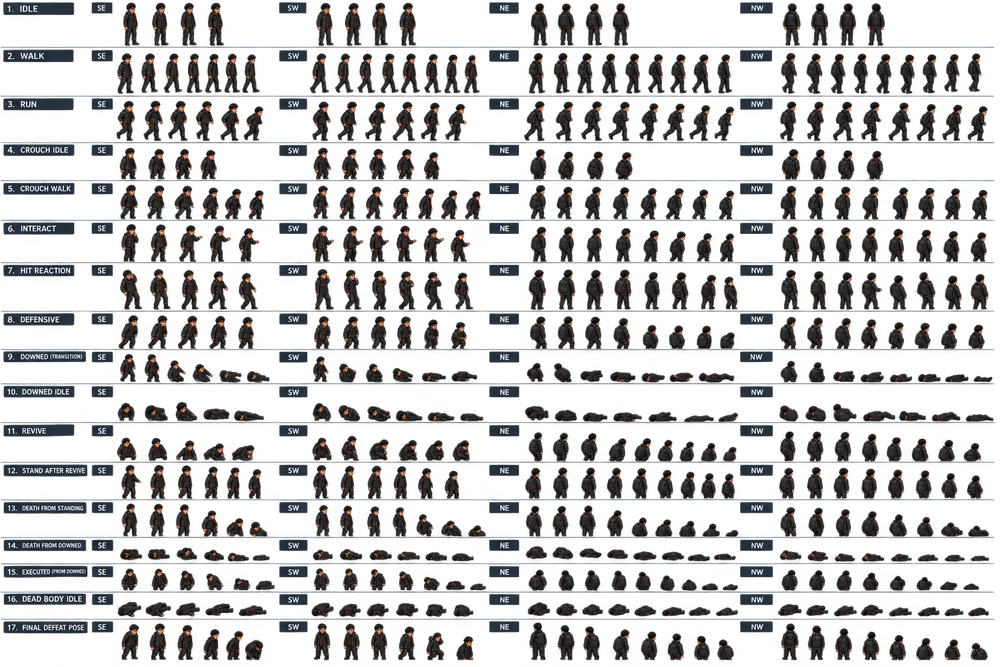
#> input picture Assets/Campaign/Bellarosa Syndicate/Spritsheet/Juan Bellarosa/PERGERAKAN DAN KONDISI KARAKTER.png, 1000 x 667 px, shrunk from 1536 x 1024 before the run, found by its file name
$ python extract_character_sprites.py
#> lines starting #> are read from the running program, lines starting #| are printed output that depends on the picture
#!/usr/bin/env python3
"""Reproducible extraction pipeline: real character pose art -> in-world
sprites. See docs/TECH_DECISIONS.md "Character sprite integration".

The source "spritesheet" PNGs under Assets/Campaign/*/Spritsheet/ are NOT
uniform animation-frame grids (confirmed by inspection and by
Prompt SpritSheet/*.txt, which shows the original prompt asked for far
more frames per character than any generator actually delivered). Each
file is a 1536x1024 canvas arranged as a 4-column x 2-row grid of
discrete, individually-posed character illustrations (most sheets only
populate some of the 8 cells). Cell [0][0] is consistently the
clearest standing/idle-like pose across every character sampled; cell
[0][1], when populated, is consistently a distinct pose usable as a
"moving" variant. This script crops exactly those two real cells per
character (no resizing, no invented frames) to their real alpha content
bounding box with a small uniform margin, and writes them to
Assets/Generated/Characters/ -- never touching or overwriting the
original source art.
"""
import json
import os
import sys

sys.path.insert(0, os.path.expanduser("~/.local/lib/python3/site-packages"))
from PIL import Image

ROOT = os.path.abspath(os.path.join(os.path.dirname(__file__), "..", ".."))
SRC_ROOT = os.path.join(ROOT, "Assets", "Campaign")
OUT_ROOT = os.path.join(ROOT, "Assets", "Generated", "Characters")
MARGIN = 10
GRID_COLS, GRID_ROWS = 4, 2
CATEGORY_FILE = "PERGERAKAN DAN KONDISI KARAKTER.png"

# faction folder name -> list of (character_subfolder, out_slug)
FACTIONS = {
    "Bellarosa Syndicate": [
        ("B1/Char 1", "b1"), ("B1/Char 2", "b1_alt2"), ("B1/Char 3", "b1_alt3"), ("B1/Char 4", "b1_alt4"),
        ("B2/Char 1", "b2"), ("B2/Char 2", "b2_alt2"), ("B2/Char 3", "b2_alt3"),
        ("B3/Char 1", "b3"), ("B3/Char 2", "b3_alt2"),
        ("Juan Bellarosa", "mc"),
        ("Special Unit/Elena Varga", "special_elena_varga"),
        ("Special Unit/Matteo Rizzo", "special_matteo_rizzo"),
        ("Special Unit/Viktor Moreau", "special_viktor_moreau"),
    ],
    "Valtieri Cartel": [
        ("B1/Char 1", "b1"), ("B1/Char 2", "b1_alt2"), ("B1/Char 3", "b1_alt3"),
        ("B2/Char 1", "b2"), ("B2/Char 2", "b2_alt2"), ("B2/Char 3", "b2_alt3"),
        ("B3/Char 1", "b3"), ("B3/Char 2", "b3_alt2"),
        ("ZIe Vartieri", "mc"),
        ("Special Unit/Char 1", "special_1"),
        ("Special Unit/Char 2", "special_2"),
        ("Special Unit/Char 3", "special_3"),
    ],
    "Nasion Familia": [
        ("B1/Char 1", "b1"), ("B1/Char 2", "b1_alt2"), ("B1/Char 3", "b1_alt3"), ("B1/Char 4", "b1_alt4"),
        ("B2/Char 1", "b2"), ("B2/Char 2", "b2_alt2"), ("B2/Char 3", "b2_alt3"),
        ("B3/Char 1", "b3"), ("B3/Char 2", "b3_alt2"),
        ("Andrés A.Násion", "mc"),
        ("Special Unit/Char 1", "special_1"),
        ("Special Unit/Char 2", "special_2"),
        ("Special Unit/Char 3", "special_3"),
    ],
    "DEA Administrator": [
        ("B2/Char 1", "b2"), ("B2/Char 2", "b2_alt2"), ("B2/Char 3", "b2_alt3"),
        ("B3/Char 1", "b3"), ("B3/Char 2", "b3_alt2"),
        ("Nabil Verhan", "mc"),
        ("Special Unit/Armored Bulwark", "special_armored_bulwark"),
        ("Special Unit/Ghost Operative", "special_ghost_operative"),
        ("Special Unit/Pursuit Interceptor", "special_pursuit_interceptor"),
        ("Special Unit/Shadow Runner", "special_shadow_runner"),
        ("Dog", "special_dog"),
    ],
}

ASSET_FOLDER_SLUG = {
    "Bellarosa Syndicate": "bellarosa",
    "Valtieri Cartel": "vartieri",
    "Nasion Familia": "nasion",
    "DEA Administrator": "dea",
}


def alpha_bbox(cell: Image.Image, threshold: int = 20):
    alpha = cell.split()[-1]
    data = alpha.getdata()
    w, h = cell.size
    min_x, min_y, max_x, max_y = w, h, -1, -1
    for y in range(h):
        row_base = y * w
        for x in range(w):
            if data[row_base + x] > threshold:
                if x < min_x: min_x = x
                if y < min_y: min_y = y
                if x > max_x: max_x = x
                if y > max_y: max_y = y
    if max_x < 0:
        return None
    return (min_x, min_y, max_x + 1, max_y + 1)


def extract_cell(sheet: Image.Image, row: int, col: int):
    w, h = sheet.size
    cw, ch = w // GRID_COLS, h // GRID_ROWS
    box = (col * cw, row * ch, (col + 1) * cw, (row + 1) * ch)
    cell = sheet.crop(box)
    bbox = alpha_bbox(cell)
    if bbox is None:
        return None
    x0, y0, x1, y1 = bbox
    x0 = max(0, x0 - MARGIN); y0 = max(0, y0 - MARGIN)
    x1 = min(cw, x1 + MARGIN); y1 = min(ch, y1 + MARGIN)
    return cell.crop((x0, y0, x1, y1))


def main():
    manifest = {}
    for faction_folder, characters in FACTIONS.items():
        faction_slug = ASSET_FOLDER_SLUG[faction_folder]
        for subfolder, out_slug in characters:
            sheet_path = os.path.join(SRC_ROOT, faction_folder, "Spritsheet", subfolder, CATEGORY_FILE)
            if not os.path.isfile(sheet_path):
                manifest.setdefault(faction_slug, {})[out_slug] = {"error": "missing sheet", "path": sheet_path}
                continue
            sheet = Image.open(sheet_path).convert("RGBA")
#> sheet is the input picture: PIL image 1000x667 RGBA; mean R, G, B, A 23.3, 23.5, 25, 68.2
            out_dir = os.path.join(OUT_ROOT, faction_slug, out_slug)
            os.makedirs(out_dir, exist_ok=True)
            entry = {"source": os.path.relpath(sheet_path, ROOT)}
            idle = extract_cell(sheet, 0, 0)
#> in extract_cell, `cell = sheet.crop(box)`:
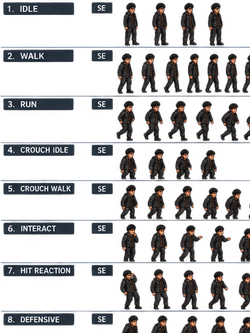
#> cell: PIL image 250x333 RGBA; mean R, G, B, A 26, 26.7, 28.4, 72.9; transparent parts drawn white
#> in alpha_bbox, `alpha = cell.split()[-1]`:
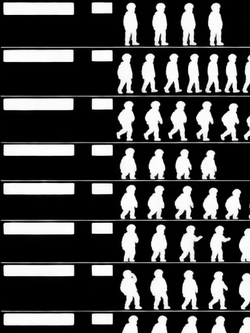
#> alpha: PIL image 250x333 L; min 0, max 255, mean 72.9
#> in extract_cell, `bbox = alpha_bbox(cell)`: bbox = (0, 2, 250, 333)
#> in extract_cell, `x0, y0, x1, y1 = bbox`: x0 = 0; y0 = 2; x1 = 250; y1 = 333
#> in extract_cell, `y0 = max(0, y0 - MARGIN)`: y0 = 0
            if idle is not None:
                idle_path = os.path.join(out_dir, "idle.png")
                idle.save(idle_path)
                entry["idle"] = os.path.relpath(idle_path, ROOT)
                entry["idle_size"] = list(idle.size)
            moving = extract_cell(sheet, 0, 1)
#> call 2 of extract_cell, with row = 0, col = 1
#> in extract_cell (call 2), `cell = sheet.crop(box)`:
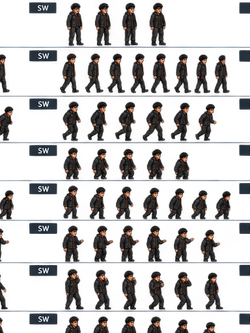
#> cell: PIL image 250x333 RGBA; mean R, G, B, A 23.7, 22.9, 23.8, 67.3; transparent parts drawn white
#> call 2 of alpha_bbox, with threshold = 20
#> in alpha_bbox (call 2), `alpha = cell.split()[-1]`:
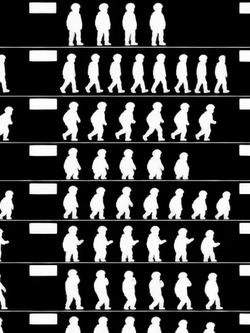
#> alpha: PIL image 250x333 L; min 0, max 255, mean 67.3
#> in extract_cell (call 2), `x0, y0, x1, y1 = bbox`: y0 = 2
#> in extract_cell (call 2), `y0 = max(0, y0 - MARGIN)`: y0 = 0
            if moving is not None:
                moving_path = os.path.join(out_dir, "moving.png")
                moving.save(moving_path)
                entry["moving"] = os.path.relpath(moving_path, ROOT)
                entry["moving_size"] = list(moving.size)
            manifest.setdefault(faction_slug, {})[out_slug] = entry
    manifest_path = os.path.join(OUT_ROOT, "manifest.json")
    os.makedirs(OUT_ROOT, exist_ok=True)
    with open(manifest_path, "w") as f:
        json.dump(manifest, f, indent=2)
    print(f"Wrote manifest to {manifest_path}")
    total = sum(1 for fac in manifest.values() for ch in fac.values() if "idle" in ch)
    print(f"Extracted idle pose for {total} characters.")


if __name__ == "__main__":
    main()
